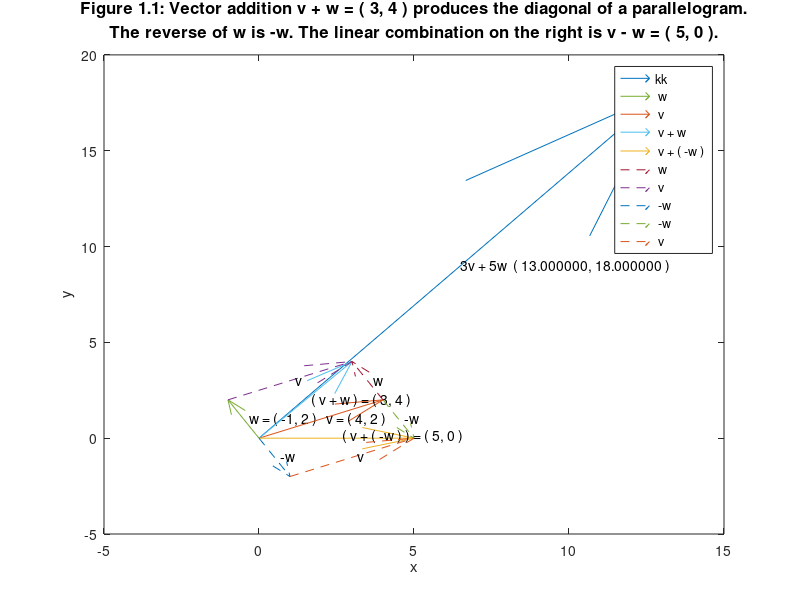

Write MATLAB code to recreate this figure.
clc;
v = [ 1 ; 1 ]
w = [ 2 ; 3 ]
kk = 3 * v + 5 * w
quiver( 0, 0, kk( 1 ), kk( 2), 1 );

kk_x = sprintf('%f', kk( 1 ) );
kk_y = sprintf('%f', kk( 2 ) );
test_kk = sprintf('%s%s%s%s%s', '3v + 5w', '  ( ', kk_x, ', ', kk_y, ' )');
text( kk( 1 ) / 2, kk( 2 ) / 2, test_kk ); 
hold on

w = [ -1 ; 2 ]
v = [ 4 ; 2 ]
v + w


quiver( 0, 0, -1, 2, 1)
text( -0.5, 1, '  w = ( -1, 2 ) ' );

hold on
quiver( 0, 0, 4, 2, 1 )
text( 2, 1, '  v = ( 4, 2 ) ');
hold on
quiver( 0, 0, 3, 4, 1 )
text( 1.5, 2, '  ( v + w ) = ( 3, 4 )');
% text( 1.5, 2, '\fontsize{18} ( v + w ) = ( 3, 4 )');
hold on
quiver( 0, 0, 5, 0, 1 )
text( 2.5, 0.1, '  ( v + ( -w ) ) = ( 5, 0 )');

hold on
quiver( 4, 2, -1, 2, 1, '--' )
text( 3.5, 3, '  w ');

hold on
quiver( -1, 2, 4, 2, 1, '--' )
text( 1, 3, '  v ');
hold on
quiver( 0, 0, 1, -2, 1, '--' )
text( 0.5, -1, '  -w ');
hold on 
quiver( 4, 2, 1, -2, 1, '--' )
text( 4.5, 1, '  -w ');
hold on
quiver( 1, -2, 4, 2, 1, '--' )
text( 3, -1, '  v ');

title({'Figure 1.1: Vector addition v + w = ( 3, 4 ) produces the diagonal of a parallelogram.';...
    'The reverse of w is -w. The linear combination on the right is v - w = ( 5, 0 ).'},'FontSize',12);
xlabel('x'); ylabel('y');
legend('kk', ' w ', ' v ', ' v + w ', ' v + ( -w ) ', ' w ', ' v ', ' -w ', ' -w ', ' v ' )  
%legend(' w ', ' v ', ' v + w ', ' v + ( -w ) ', ' w ', ' v ', ' -w ', ' -w ', ' v ' )  
  

% t=[0,2,4,6,8];
% y1=[0,0.075,0.135,0.1875,0.255];
% y2=[0,0.0625,0.125,0.25,0.5];
% y3=[0,0.0125,0.025,0.05,0.1];
% y4=[0.01,0.01,0.01,0.01,0.01];
% subplot(2,2,1),plot(t,y1),title('line1');
% subplot(2,2,2),plot(t,y2),title('line2');
% subplot(2,2,3),plot(t,y3),title('line3');
% subplot(2,2,4),plot(t,y4),title('line4');

% 
% x=[0 0 0 0];
% y=x;
% u=[1 -1 0 0];
% v=[0 0 1 -1];
% quiver(x,y,u,v)